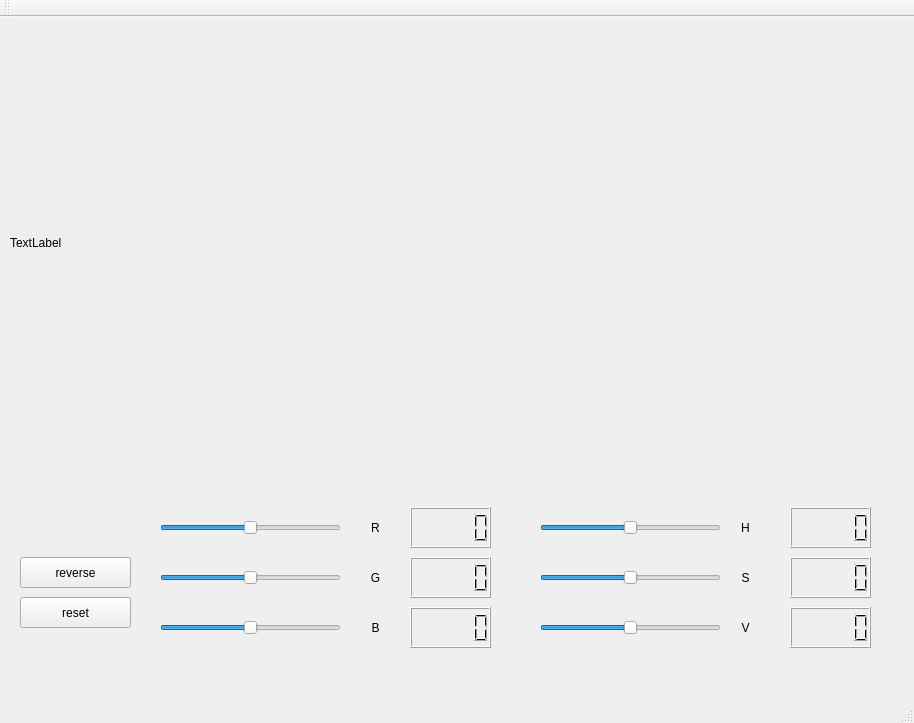
<?xml version="1.0" encoding="UTF-8"?>
<ui version="4.0">
 <class>MainWindow</class>
 <widget class="QMainWindow" name="MainWindow">
  <property name="geometry">
   <rect>
    <x>0</x>
    <y>0</y>
    <width>914</width>
    <height>723</height>
   </rect>
  </property>
  <property name="windowTitle">
   <string>MainWindow</string>
  </property>
  <widget class="QWidget" name="centralWidget">
   <widget class="QLabel" name="label_image">
    <property name="geometry">
     <rect>
      <x>10</x>
      <y>10</y>
      <width>791</width>
      <height>431</height>
     </rect>
    </property>
    <property name="text">
     <string>TextLabel</string>
    </property>
   </widget>
   <widget class="QPushButton" name="pb_reverse">
    <property name="enabled">
     <bool>true</bool>
    </property>
    <property name="geometry">
     <rect>
      <x>20</x>
      <y>540</y>
      <width>111</width>
      <height>31</height>
     </rect>
    </property>
    <property name="text">
     <string>reverse</string>
    </property>
   </widget>
   <widget class="QSlider" name="Slider_G">
    <property name="geometry">
     <rect>
      <x>160</x>
      <y>540</y>
      <width>181</width>
      <height>41</height>
     </rect>
    </property>
    <property name="font">
     <font>
      <stylestrategy>PreferDefault</stylestrategy>
     </font>
    </property>
    <property name="minimum">
     <number>-255</number>
    </property>
    <property name="maximum">
     <number>255</number>
    </property>
    <property name="singleStep">
     <number>10</number>
    </property>
    <property name="value">
     <number>0</number>
    </property>
    <property name="sliderPosition">
     <number>0</number>
    </property>
    <property name="orientation">
     <enum>Qt::Horizontal</enum>
    </property>
   </widget>
   <widget class="QLabel" name="label_G">
    <property name="geometry">
     <rect>
      <x>340</x>
      <y>530</y>
      <width>71</width>
      <height>61</height>
     </rect>
    </property>
    <property name="styleSheet">
     <string notr="true">
font: 28pt &quot;Arial&quot;;</string>
    </property>
    <property name="text">
     <string>G</string>
    </property>
    <property name="alignment">
     <set>Qt::AlignCenter</set>
    </property>
   </widget>
   <widget class="QLCDNumber" name="lcdNumber_G">
    <property name="geometry">
     <rect>
      <x>410</x>
      <y>540</y>
      <width>81</width>
      <height>41</height>
     </rect>
    </property>
    <property name="value" stdset="0">
     <double>0.000000000000000</double>
    </property>
    <property name="intValue" stdset="0">
     <number>0</number>
    </property>
   </widget>
   <widget class="QPushButton" name="pb_reset">
    <property name="geometry">
     <rect>
      <x>20</x>
      <y>580</y>
      <width>111</width>
      <height>31</height>
     </rect>
    </property>
    <property name="text">
     <string>reset</string>
    </property>
   </widget>
   <widget class="QLCDNumber" name="lcdNumber_B">
    <property name="geometry">
     <rect>
      <x>410</x>
      <y>590</y>
      <width>81</width>
      <height>41</height>
     </rect>
    </property>
    <property name="value" stdset="0">
     <double>0.000000000000000</double>
    </property>
    <property name="intValue" stdset="0">
     <number>0</number>
    </property>
   </widget>
   <widget class="QLCDNumber" name="lcdNumber_R">
    <property name="geometry">
     <rect>
      <x>410</x>
      <y>490</y>
      <width>81</width>
      <height>41</height>
     </rect>
    </property>
    <property name="value" stdset="0">
     <double>0.000000000000000</double>
    </property>
    <property name="intValue" stdset="0">
     <number>0</number>
    </property>
   </widget>
   <widget class="QSlider" name="Slider_R">
    <property name="geometry">
     <rect>
      <x>160</x>
      <y>490</y>
      <width>181</width>
      <height>41</height>
     </rect>
    </property>
    <property name="font">
     <font>
      <stylestrategy>PreferDefault</stylestrategy>
     </font>
    </property>
    <property name="minimum">
     <number>-255</number>
    </property>
    <property name="maximum">
     <number>255</number>
    </property>
    <property name="singleStep">
     <number>10</number>
    </property>
    <property name="value">
     <number>0</number>
    </property>
    <property name="sliderPosition">
     <number>0</number>
    </property>
    <property name="orientation">
     <enum>Qt::Horizontal</enum>
    </property>
   </widget>
   <widget class="QSlider" name="Slider_B">
    <property name="geometry">
     <rect>
      <x>160</x>
      <y>590</y>
      <width>181</width>
      <height>41</height>
     </rect>
    </property>
    <property name="font">
     <font>
      <stylestrategy>PreferDefault</stylestrategy>
     </font>
    </property>
    <property name="minimum">
     <number>-255</number>
    </property>
    <property name="maximum">
     <number>255</number>
    </property>
    <property name="singleStep">
     <number>10</number>
    </property>
    <property name="value">
     <number>0</number>
    </property>
    <property name="sliderPosition">
     <number>0</number>
    </property>
    <property name="orientation">
     <enum>Qt::Horizontal</enum>
    </property>
   </widget>
   <widget class="QLabel" name="label_R">
    <property name="geometry">
     <rect>
      <x>340</x>
      <y>480</y>
      <width>71</width>
      <height>61</height>
     </rect>
    </property>
    <property name="styleSheet">
     <string notr="true">
font: 28pt &quot;Arial&quot;;</string>
    </property>
    <property name="text">
     <string>R</string>
    </property>
    <property name="alignment">
     <set>Qt::AlignCenter</set>
    </property>
   </widget>
   <widget class="QLabel" name="label_B">
    <property name="geometry">
     <rect>
      <x>340</x>
      <y>580</y>
      <width>71</width>
      <height>61</height>
     </rect>
    </property>
    <property name="styleSheet">
     <string notr="true">
font: 28pt &quot;Arial&quot;;</string>
    </property>
    <property name="text">
     <string>B</string>
    </property>
    <property name="alignment">
     <set>Qt::AlignCenter</set>
    </property>
   </widget>
   <widget class="QLCDNumber" name="lcdNumber_H">
    <property name="geometry">
     <rect>
      <x>790</x>
      <y>490</y>
      <width>81</width>
      <height>41</height>
     </rect>
    </property>
    <property name="value" stdset="0">
     <double>0.000000000000000</double>
    </property>
    <property name="intValue" stdset="0">
     <number>0</number>
    </property>
   </widget>
   <widget class="QLCDNumber" name="lcdNumber_S">
    <property name="geometry">
     <rect>
      <x>790</x>
      <y>540</y>
      <width>81</width>
      <height>41</height>
     </rect>
    </property>
    <property name="value" stdset="0">
     <double>0.000000000000000</double>
    </property>
    <property name="intValue" stdset="0">
     <number>0</number>
    </property>
   </widget>
   <widget class="QLCDNumber" name="lcdNumber_V">
    <property name="geometry">
     <rect>
      <x>790</x>
      <y>590</y>
      <width>81</width>
      <height>41</height>
     </rect>
    </property>
    <property name="value" stdset="0">
     <double>0.000000000000000</double>
    </property>
    <property name="intValue" stdset="0">
     <number>0</number>
    </property>
   </widget>
   <widget class="QLabel" name="label_R_2">
    <property name="geometry">
     <rect>
      <x>710</x>
      <y>480</y>
      <width>71</width>
      <height>61</height>
     </rect>
    </property>
    <property name="styleSheet">
     <string notr="true">
font: 28pt &quot;Arial&quot;;</string>
    </property>
    <property name="text">
     <string>H</string>
    </property>
    <property name="alignment">
     <set>Qt::AlignCenter</set>
    </property>
   </widget>
   <widget class="QLabel" name="label_S">
    <property name="geometry">
     <rect>
      <x>710</x>
      <y>530</y>
      <width>71</width>
      <height>61</height>
     </rect>
    </property>
    <property name="styleSheet">
     <string notr="true">
font: 28pt &quot;Arial&quot;;</string>
    </property>
    <property name="text">
     <string>S</string>
    </property>
    <property name="alignment">
     <set>Qt::AlignCenter</set>
    </property>
   </widget>
   <widget class="QLabel" name="label_V">
    <property name="geometry">
     <rect>
      <x>710</x>
      <y>580</y>
      <width>71</width>
      <height>61</height>
     </rect>
    </property>
    <property name="styleSheet">
     <string notr="true">
font: 28pt &quot;Arial&quot;;</string>
    </property>
    <property name="text">
     <string>V</string>
    </property>
    <property name="alignment">
     <set>Qt::AlignCenter</set>
    </property>
   </widget>
   <widget class="QSlider" name="Slider_H">
    <property name="geometry">
     <rect>
      <x>540</x>
      <y>490</y>
      <width>181</width>
      <height>41</height>
     </rect>
    </property>
    <property name="font">
     <font>
      <stylestrategy>PreferDefault</stylestrategy>
     </font>
    </property>
    <property name="minimum">
     <number>-180</number>
    </property>
    <property name="maximum">
     <number>180</number>
    </property>
    <property name="singleStep">
     <number>10</number>
    </property>
    <property name="value">
     <number>0</number>
    </property>
    <property name="sliderPosition">
     <number>0</number>
    </property>
    <property name="orientation">
     <enum>Qt::Horizontal</enum>
    </property>
   </widget>
   <widget class="QSlider" name="Slider_S">
    <property name="geometry">
     <rect>
      <x>540</x>
      <y>540</y>
      <width>181</width>
      <height>41</height>
     </rect>
    </property>
    <property name="font">
     <font>
      <stylestrategy>PreferDefault</stylestrategy>
     </font>
    </property>
    <property name="minimum">
     <number>-255</number>
    </property>
    <property name="maximum">
     <number>255</number>
    </property>
    <property name="singleStep">
     <number>10</number>
    </property>
    <property name="value">
     <number>0</number>
    </property>
    <property name="sliderPosition">
     <number>0</number>
    </property>
    <property name="orientation">
     <enum>Qt::Horizontal</enum>
    </property>
   </widget>
   <widget class="QSlider" name="Slider_V">
    <property name="geometry">
     <rect>
      <x>540</x>
      <y>590</y>
      <width>181</width>
      <height>41</height>
     </rect>
    </property>
    <property name="font">
     <font>
      <stylestrategy>PreferDefault</stylestrategy>
     </font>
    </property>
    <property name="minimum">
     <number>-255</number>
    </property>
    <property name="maximum">
     <number>255</number>
    </property>
    <property name="singleStep">
     <number>10</number>
    </property>
    <property name="value">
     <number>0</number>
    </property>
    <property name="sliderPosition">
     <number>0</number>
    </property>
    <property name="orientation">
     <enum>Qt::Horizontal</enum>
    </property>
   </widget>
  </widget>
  <widget class="QMenuBar" name="menuBar">
   <property name="geometry">
    <rect>
     <x>0</x>
     <y>0</y>
     <width>914</width>
     <height>26</height>
    </rect>
   </property>
  </widget>
  <widget class="QToolBar" name="mainToolBar">
   <attribute name="toolBarArea">
    <enum>TopToolBarArea</enum>
   </attribute>
   <attribute name="toolBarBreak">
    <bool>false</bool>
   </attribute>
  </widget>
  <widget class="QStatusBar" name="statusBar"/>
 </widget>
 <layoutdefault spacing="6" margin="11"/>
 <resources/>
 <connections/>
</ui>
